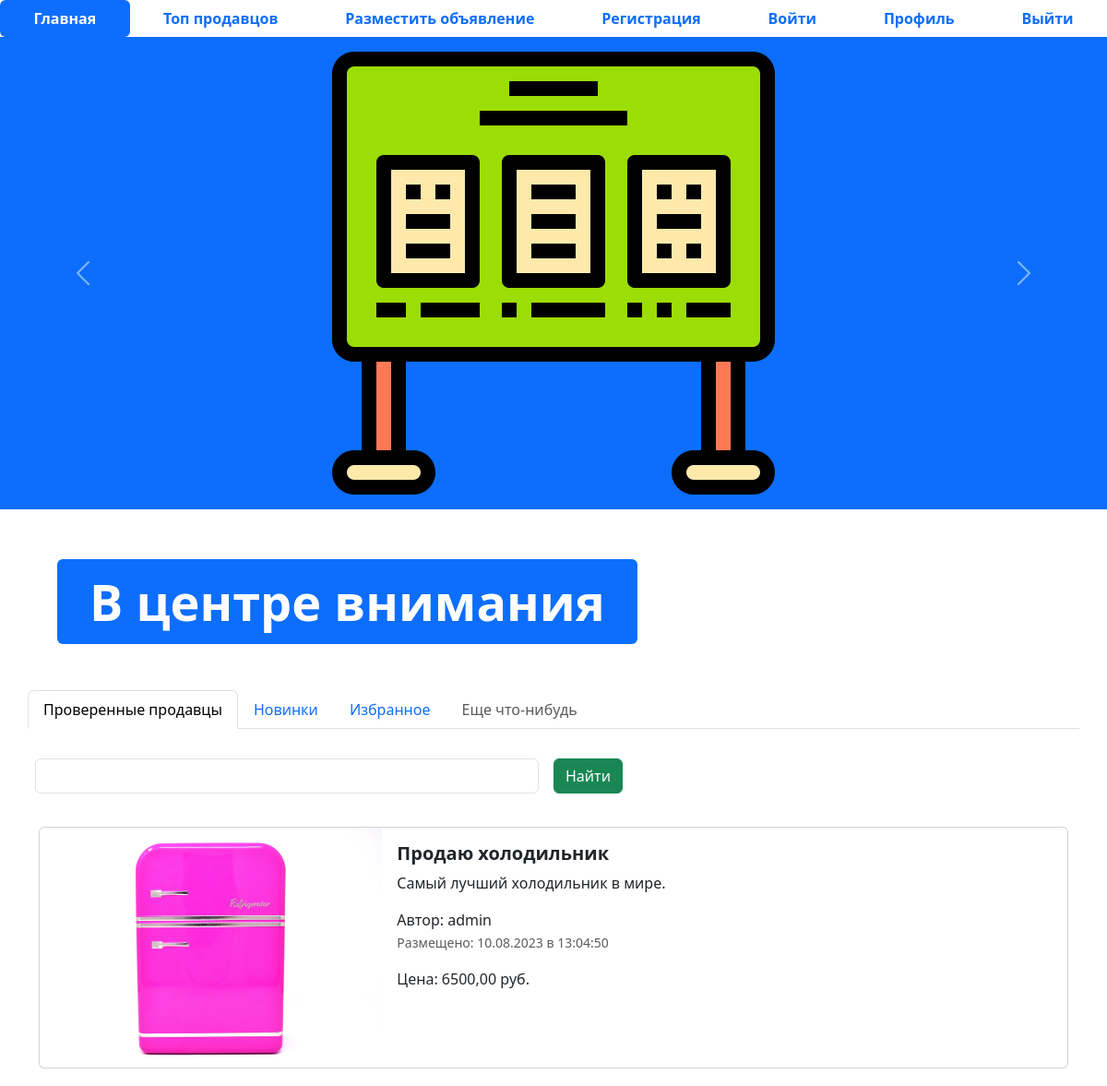
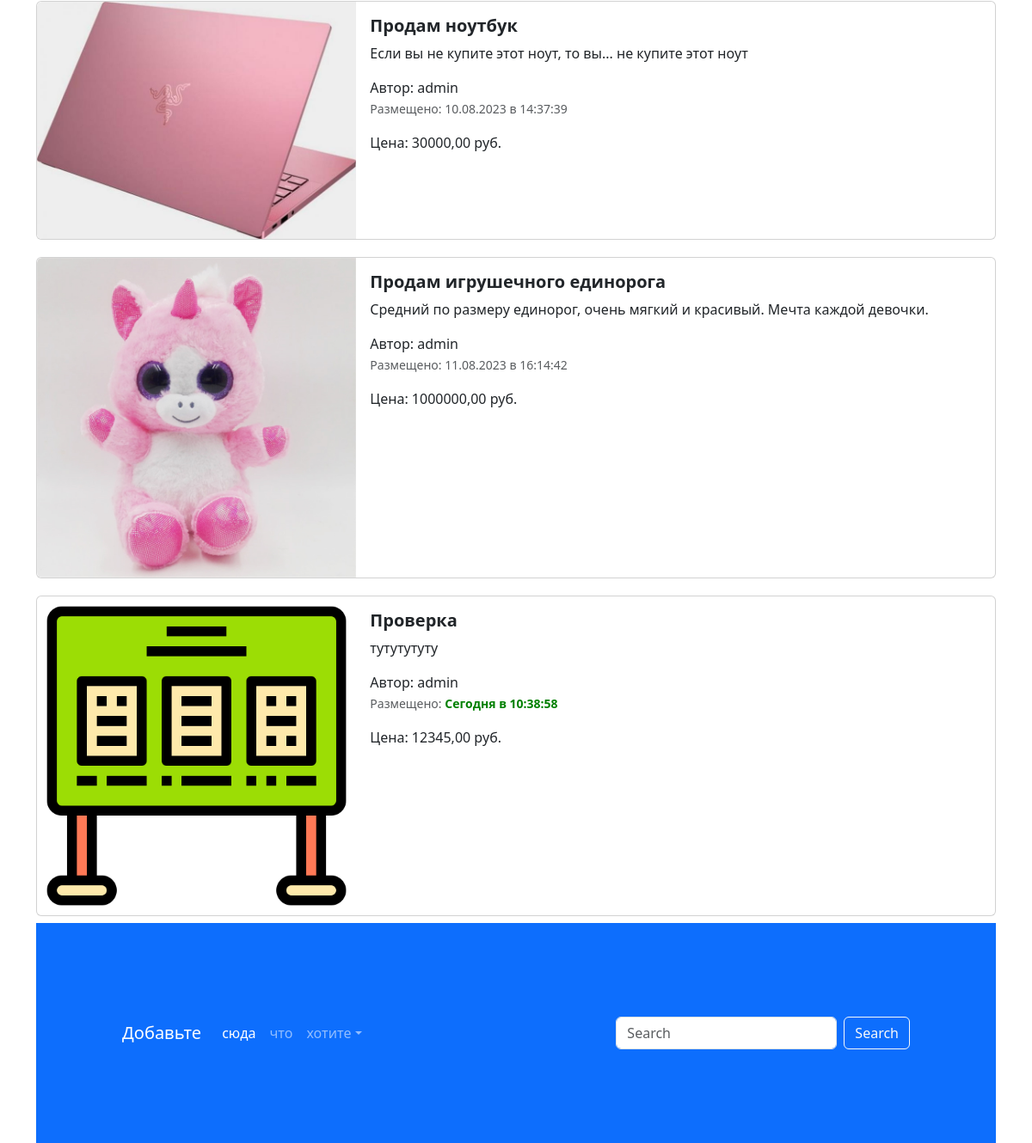
The page / on the database its author committed (2 pictures, top to bottom).
### app_advertisement/models.py (models this page shows, shortened)
class Advertisement(models.Model): #абстрактный класс(модель)
    title = models.CharField('Название', max_length=128)
    description = models.TextField('Описание')
    price = models.DecimalField('Цена', max_digits=12, decimal_places=2)
    auction = models.BooleanField('Торг', help_text='Отметьте если торг возможен')
    created_at = models.DateTimeField(auto_now_add=True)
    updated_at = models.DateTimeField(auto_now=True)
    user = models.ForeignKey(User, verbose_name='Автор', on_delete=models.CASCADE)
    image = models.ImageField('Изображение', upload_to='advertisements/', null=True, blank=True)
    @admin.display(description='Дата создания')
    def created_date(self):
        if self.created_at.date() == timezone.now().date():
            created_time = self.created_at.time().strftime('%H:%M:%S')
            return format_html(
                '<span style="color: green; font-weight: bold">Сегодня в {} </span>', created_time
            )
        return self.created_at.strftime('%d.%m.%Y в %H:%M:%S')
    class Meta:
        db_table = 'advertisements'

### app_advertisement/views.py (the view)
# urls.py: path('', index, name='main_page'),
def index(request):
    advertisements = Advertisement.objects.all()
    context = {'advertisements': advertisements}
    return render(request, 'index.html', context)

### templates/index.html (shortened to what this page needs)
{% extends 'base.html' %}
{% load static %}
{% block content %}
<ul class="nav nav-pills sticky-top bg-white nav-fill">
  <li class="nav-item">
    <a class="nav-link active" aria-current="page" href="{% url 'main_page' %}">
      <span style="font-weight: bold;">Главная</span>
    </a>
  </li>
  <li class="nav-item">
    <a class="nav-link" href="{% url 'top_sellers' %}"><span style="font-weight: bold;">Топ продавцов</span>
    </a>
  </li>
  <li class="nav-item">
    <a class="nav-link" href="advertisement-post.html">
      <span style="font-weight: bold;">Разместить объявление</span>
    </a>
  </li>
  <li class="nav-item">
    <a class="nav-link" href="register.html">
      <span style="font-weight: bold;">Регистрация</span>
    </a>
  </li>
  <li class="nav-item">
    <a class="nav-link" href="login.html">
      <span style="font-weight: bold;">Войти</span>
    </a>
  </li>
  <li class="nav-item">
    <a class="nav-link" href="profile.html">
      <span style="font-weight: bold;">Профиль</span>
    </a>
  </li>
  <li class="nav-item">
    <a class="nav-link" href="#">
      <span style="font-weight: bold;">Выйти</span>
    </a>
  </li>
</ul>
<div id="carouselExampleControls" class="carousel slide bg-primary" data-bs-ride="carousel">
  <div class="carousel-inner">
    <div class="carousel-item active">
      <img src="{% static 'img/123.png' %}" class="mx-auto d-block w-33" alt="...">
    </div>
  </div>
  <button class="carousel-control-prev" type="button" data-bs-target="#carouselExampleControls" data-bs-slide="prev">
    <span class="carousel-control-prev-icon" aria-hidden="true"></span>
  </button>
  <button class="carousel-control-next" type="button" data-bs-target="#carouselExampleControls" data-bs-slide="next">
    <span class="carousel-control-next-icon" aria-hidden="true"></span>
  </button>
</div>
<div class="container" style="margin: 50px;">
  <div class="display-2">
    <span class="badge bg-primary">В центре внимания</span>
  </div>
</div>
<div class="container">
  <div class="row">
    <ul class="nav nav-tabs bg-white">
      <li class="nav-item">
        <a class="nav-link active" aria-current="page" href="#">Проверенные продавцы</a>
      </li>
      <li class="nav-item">
        <a class="nav-link" href="#">Новинки</a>
      </li>
      <li class="nav-item">
        <a class="nav-link" href="#">Избранное</a>
      </li>
      <li class="nav-item">
        <a class="nav-link disabled" href="#" tabindex="-1" aria-disabled="true">Еще что-нибудь</a>
      </li>
    </ul>
    <form class="row g-3">
      <div class="col-auto w-50">
        <input type="text" class="form-control">
      </div>
      <div class="col-auto">
        <button type="submit" class="btn btn-success mb-3">Найти</button>
      </div>
    </form>
  </div>
{% for adv in advertisements %}
  <div class="col">
    <div class="card mb-2" style="max-width: 1200px; margin-top: 20px;">
      <div class="row g-0">
        <div class="col-md-4">
          <a href="advertisement.html" class="nav-link">
            <img src="{% if adv.image %} {{ adv.image.url }} {% else %} {% static 'img/123.png' %} {% endif %}" class="img-fluid rounded-start" alt="Card title">
          </a>
        </div>
        <div class="col-md-8">
          <div class="card-body">
            <h5 class="card-title">
              <a href="advertisement.html" class="nav-link"><strong> {{ adv.title }} </strong></a>
            </h5>
            <a href="advertisement.html" class="nav-link">
              <p class="card-text">
                {{ adv.description }}
              </p>
              <span>Автор: {{ adv.user }}</span>
              <p class="card-text"><small class="text-muted">Размещено: {{ adv.created_date }} </small></p>
              <span>Цена: {{ adv.price }} руб. </span>
            </a>
          </div>
        </div>
      </div>
    </div>
    {% endfor %}
<footer style="padding: 100px;" class="bg-primary">
  <nav class="navbar navbar-expand-sm navbar-dark">
    <a class="navbar-brand" href="#">Добавьте</a>
    <div class="collapse navbar-collapse" id="collapsibleNavId">
      <ul class="navbar-nav me-auto mt-2 mt-lg-0">
        <li class="nav-item">
          <a class="nav-link active" href="#" aria-current="page">сюда</a>
        </li>
        <li class="nav-item">
          <a class="nav-link" href="#">что</a>
        </li>
        <li class="nav-item dropdown">
          <a class="nav-link dropdown-toggle" href="#" id="dropdownId" data-bs-toggle="dropdown" aria-haspopup="true"
             aria-expanded="false">хотите</a>
        </li>
      </ul>
      <form class="d-flex my-2 my-lg-0">
        <input class="form-control me-sm-2" type="text" placeholder="Search">
        <button class="btn btn-outline-light my-2 my-sm-0" type="submit">Search</button>
      </form>
    </div>
  </nav>
</footer>
{% endblock %}

### templates/base.html (shortened to what this page needs)
{% load static %}
<!DOCTYPE html>
<html lang="en">
<head>
  <link href="{% static 'css/bootstrap.min.css' %}" rel="stylesheet">
  <link rel="stylesheet" href="{% static 'css/fontello.css' %}">
</head>
<body>
    {% block content %}
    {% endblock %}
</body>
</html>

### rows shown on the page
Advertisement: image (picture), title "Продаю холодильник", description "Самый лучший холодильник в мире.", user "admin", created_date "10.08.2023 в 13:04:50", price "6500,00"
Advertisement: image (picture), title "Продам ноутбук", description "Если вы не купите этот ноут, то вы... не купите этот ноут", user "admin", created_date "10.08.2023 в 14:37:39", price "30000,00"
Advertisement: image (picture), title "Продам игрушечного единорога", description "Средний по размеру единорог, очень мягкий и красивый. Мечта каждой девочки.", user "admin", created_date "11.08.2023 в 16:14:42", price "1000000,00"
Advertisement: title "Проверка", description "тутутутуту", user "admin", created_date "Сегодня в 10:38:58", price "12345,00"
